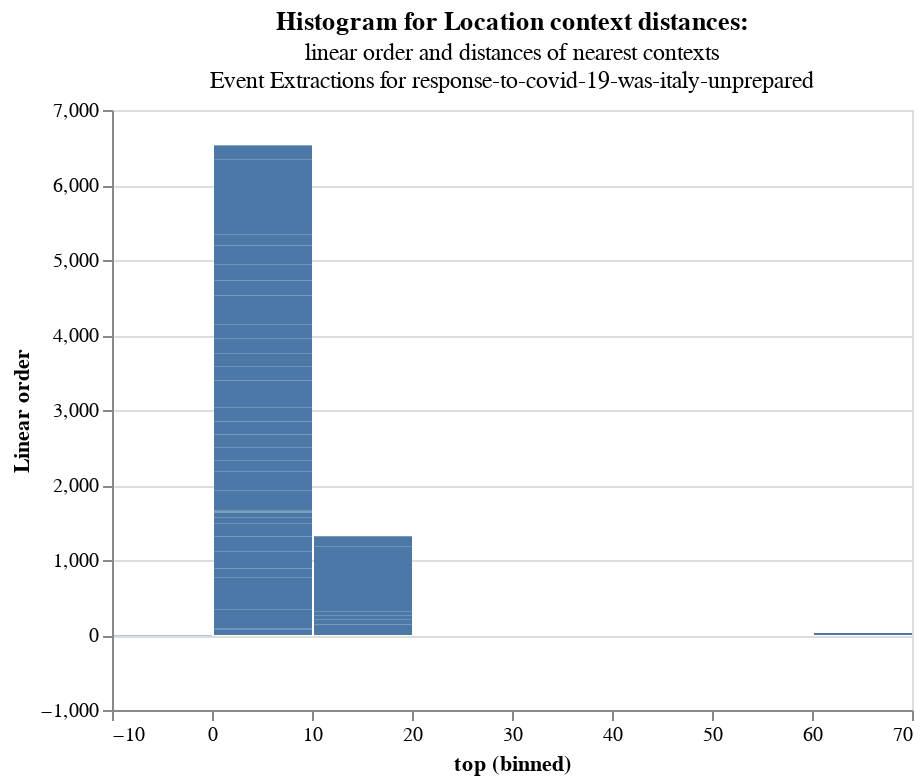

This figure's notebook cell:
### Code cell
res = pd.DataFrame.from_dict(all_results['response-to-covid-19-was-italy-unprepared_all.csv'] ['loc_results'])
ch = alt.Chart(res).encode(
    alt.X("top:Q", bin=True),
    y=alt.Y('sno',title="Linear order")
).properties(
    title=alt.TitleParams('Histogram for Location context distances: ',
    subtitle=["linear order and distances of nearest contexts","Event Extractions for response-to-covid-19-was-italy-unprepared"])
)

ch.configure_title(
    fontSize=14,
    font='Courier',
    anchor='start',
    color='gray'
)
ch.mark_bar() + ch.mark_text(align='left', dy=2)

### Figure 1 — Vega-Lite specification as saved in the notebook (floating-point values rounded to 4 significant figures)
{"config": {"view": {"continuousWidth": 400, "continuousHeight": 300}}, "layer": [{"mark": "bar", "encoding": {"x": {"bin": true, "field": "top", "type": "quantitative"}, "y": {"field": "sno", "title": "Linear order", "type": "quantitative"}}, "title": {"text": "Histogram for Location context distances: ", "subtitle": ["linear order and distances of nearest contexts", "Event Extractions for response-to-covid-19-was-italy-unprepared"]}}, {"mark": {"type": "text", "align": "left", "dy": 2}, "encoding": {"x": {"bin": true, "field": "top", "type": "quantitative"}, "y": {"field": "sno", "title": "Linear order", "type": "quantitative"}}, "title": {"text": "Histogram for Location context distances: ", "subtitle": ["linear order and distances of nearest contexts", "Event Extractions for response-to-covid-19-was-italy-unprepared"]}}], "data": {"name": "data-9333eafdb111836013d0cc46f5cf5a24"}, "$schema": "https://vega.github.io/schema/vega-lite/v4.17.0.json", "datasets": {"data-9333eafdb111836013d0cc46f5cf5a24": [{"ctx": "northern regions", "doc_sent_linear_order": 78, "linear_order": 1199, "top": 1, "sno": 77}, {"ctx": "western european countries", "doc_sent_linear_order": 9, "linear_order": 242, "top": 2, "sno": 7}, {"ctx": "european countries and the usa", "doc_sent_linear_order": 258, "linear_order": 4361, "top": 0, "sno": 258}, {"ctx": "european countries and the usa", "doc_sent_linear_order": 260, "linear_order": 4397, "top": 2, "sno": 258}, {"ctx": "piedmont", "doc_sent_linear_order": 157, "linear_order": 2447, "top": -1, "sno": -1}, {"ctx": "none", "doc_sent_linear_order": 31, "linear_order": 632, "top": -1, "sno": -1}, {"ctx": "none", "doc_sent_linear_order": 13, "linear_order": 359, "top": -1, "sno": -1}, {"ctx": "rome", "doc_sent_linear_order": 78, "linear_order": 1199, "top": 65, "sno": 13}, {"ctx": "rome", "doc_sent_linear_order": 73, "linear_order": 1102, "top": 60, "sno": 13}, {"ctx": "rome", "doc_sent_linear_order": 9, "linear_order": 242, "top": -1, "sno": -1}, {"ctx": "rome", "doc_sent_linear_order": 171, "linear_order": 2676, "top": 0, "sno": 171}, {"ctx": "emilia-romagna", "doc_sent_linear_order": 157, "linear_order": 2447, "top": -1, "sno": -1}, {"ctx": "italy", "doc_sent_linear_order": 115, "linear_order": 1917, "top": 0, "sno": 115}, {"ctx": "italy", "doc_sent_linear_order": 122, "linear_order": 2103, "top": 7, "sno": 115}, {"ctx": "italy", "doc_sent_linear_order": 124, "linear_order": 2157, "top": 9, "sno": 115}, {"ctx": "italy", "doc_sent_linear_order": 93, "linear_order": 1520, "top": 14, "sno": 79}, {"ctx": "italy", "doc_sent_linear_order": 97, "linear_order": 1589, "top": 1, "sno": 96}, {"ctx": "italy", "doc_sent_linear_order": 100, "linear_order": 1619, "top": 0, "sno": 100}, {"ctx": "italy", "doc_sent_linear_order": 103, "linear_order": 1681, "top": 3, "sno": 100}, {"ctx": "italy", "doc_sent_linear_order": 78, "linear_order": 1199, "top": 16, "sno": 62}, {"ctx": "italy", "doc_sent_linear_order": 79, "linear_order": 1214, "top": 0, "sno": 79}, {"ctx": "italy", "doc_sent_linear_order": 83, "linear_order": 1295, "top": 4, "sno": 79}, {"ctx": "italy", "doc_sent_linear_order": 73, "linear_order": 1102, "top": 11, "sno": 62}, {"ctx": "italy", "doc_sent_linear_order": 74, "linear_order": 1120, "top": 12, "sno": 62}, {"ctx": "italy", "doc_sent_linear_order": 61, "linear_order": 891, "top": 17, "sno": 44}, {"ctx": "italy", "doc_sent_linear_order": 62, "linear_order": 905, "top": 0, "sno": 62}, {"ctx": "italy", "doc_sent_linear_order": 5, "linear_order": 95, "top": 0, "sno": 5}, {"ctx": "italy", "doc_sent_linear_order": 5, "linear_order": 101, "top": 0, "sno": 5}, {"ctx": "italy", "doc_sent_linear_order": 9, "linear_order": 189, "top": 1, "sno": 8}, {"ctx": "italy", "doc_sent_linear_order": 9, "linear_order": 190, "top": 1, "sno": 8}, {"ctx": "italy", "doc_sent_linear_order": 9, "linear_order": 242, "top": 1, "sno": 8}, {"ctx": "italy", "doc_sent_linear_order": 255, "linear_order": 4333, "top": 18, "sno": 237}, {"ctx": "italy", "doc_sent_linear_order": 258, "linear_order": 4361, "top": 0, "sno": 258}, {"ctx": "italy", "doc_sent_linear_order": 260, "linear_order": 4397, "top": 0, "sno": 260}, {"ctx": "italy", "doc_sent_linear_order": 147, "linear_order": 2373, "top": 0, "sno": 147}, {"ctx": "italy", "doc_sent_linear_order": 157, "linear_order": 2447, "top": 10, "sno": 147}, {"ctx": "italy", "doc_sent_linear_order": 171, "linear_order": 2676, "top": 0, "sno": 171}, {"ctx": "italy", "doc_sent_linear_order": 174, "linear_order": 2724, "top": 1, "sno": 173}, {"ctx": "italy", "doc_sent_linear_order": 180, "linear_order": 2887, "top": 7, "sno": 173}, {"ctx": "italy", "doc_sent_linear_order": 182, "linear_order": 2903, "top": 0, "sno": 182}, {"ctx": "italy", "doc_sent_linear_order": 182, "linear_order": 2904, "top": 0, "sno": 182}, {"ctx": "italy", "doc_sent_linear_order": 185, "linear_order": 2970, "top": 3, "sno": 182}, {"ctx": "italy", "doc_sent_linear_order": 188, "linear_order": 3074, "top": 6, "sno": 182}, {"ctx": "italy", "doc_sent_linear_order": 189, "linear_order": 3078, "top": 7, "sno": 182}, {"ctx": "italy", "doc_sent_linear_order": 192, "linear_order": 3142, "top": 0, "sno": 192}, {"ctx": "italy", "doc_sent_linear_order": 192, "linear_order": 3165, "top": 0, "sno": 192}, {"ctx": "italy", "doc_sent_linear_order": 194, "linear_order": 3197, "top": 2, "sno": 192}, {"ctx": "italy", "doc_sent_linear_order": 195, "linear_order": 3222, "top": 3, "sno": 192}, {"ctx": "italy", "doc_sent_linear_order": 207, "linear_order": 3411, "top": 6, "sno": 201}, {"ctx": "italy", "doc_sent_linear_order": 212, "linear_order": 3595, "top": 2, "sno": 210}, {"ctx": "italian", "doc_sent_linear_order": 255, "linear_order": 4333, "top": 0, "sno": 255}, {"ctx": "italian", "doc_sent_linear_order": 153, "linear_order": 2406, "top": 0, "sno": 153}, {"ctx": "italian regions", "doc_sent_linear_order": 255, "linear_order": 4333, "top": 0, "sno": 255}, {"ctx": "veneto", "doc_sent_linear_order": 157, "linear_order": 2447, "top": -1, "sno": -1}, {"ctx": "lombardy", "doc_sent_linear_order": 73, "linear_order": 1102, "top": -1, "sno": -1}, {"ctx": "lombardy", "doc_sent_linear_order": 9, "linear_order": 242, "top": -1, "sno": -1}, {"ctx": "lombardy", "doc_sent_linear_order": 258, "linear_order": 4361, "top": 16, "sno": 242}, {"ctx": "lombardy", "doc_sent_linear_order": 260, "linear_order": 4397, "top": 18, "sno": 242}, {"ctx": "lombardy", "doc_sent_linear_order": 157, "linear_order": 2447, "top": 16, "sno": 141}, {"ctx": "lombardy", "doc_sent_linear_order": 174, "linear_order": 2724, "top": 0, "sno": 174}, {"ctx": "lombardy", "doc_sent_linear_order": 174, "linear_order": 2725, "top": 0, "sno": 174}, {"ctx": "lombardy", "doc_sent_linear_order": 212, "linear_order": 3595, "top": 0, "sno": 212}, {"ctx": "northern italy", "doc_sent_linear_order": 182, "linear_order": 2903, "top": 0, "sno": 182}, {"ctx": "northern italy", "doc_sent_linear_order": 182, "linear_order": 2904, "top": 0, "sno": 182}, {"ctx": "spain", "doc_sent_linear_order": 9, "linear_order": 242, "top": 2, "sno": 7}]}}
